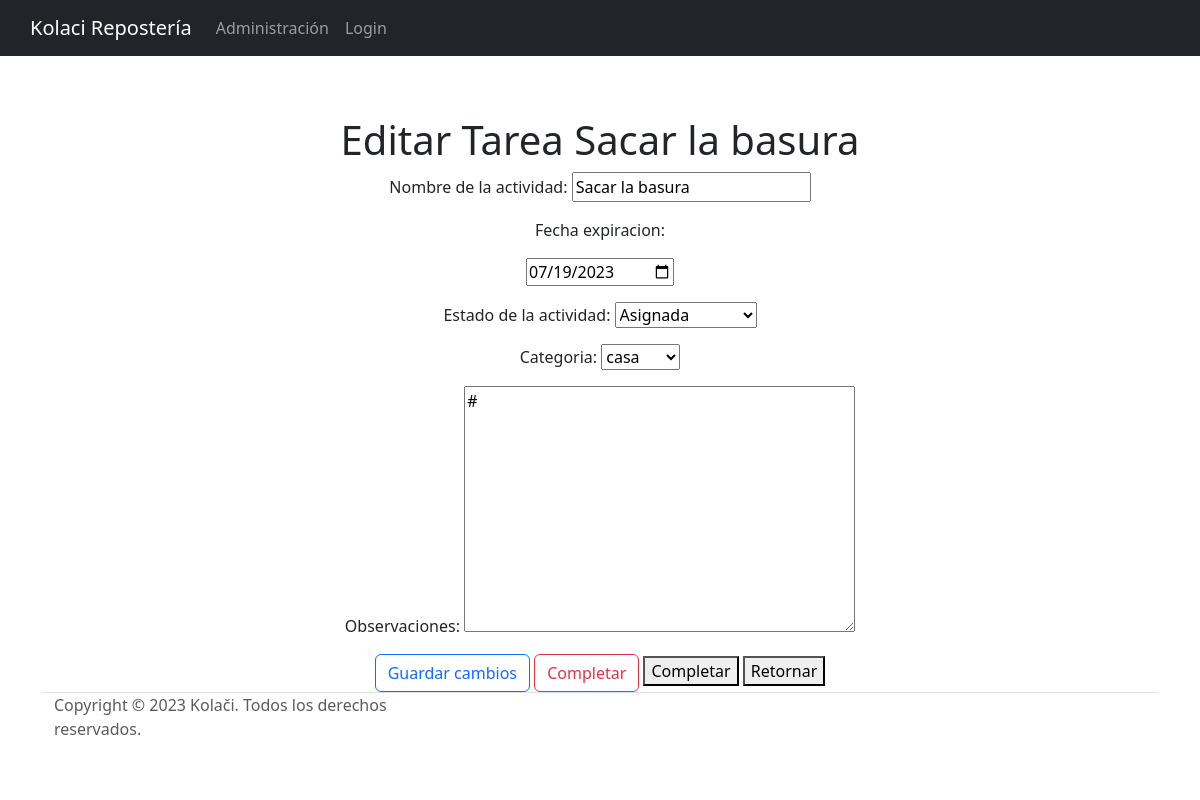
Screenshot of /tareas/1/edit/ with the database file from the repository.
### app/models.py (models this page shows, shortened)
class Tarea(models.Model):
    name = models.CharField(max_length=255, verbose_name="Nombre de la actividad")
    usuario = models.ForeignKey(User, on_delete=models.CASCADE)
    fecha_creacion = models.DateField(auto_now=True)
    fecha_expiracion = models.DateField(default=None, null=True, blank=True)
    observaciones = models.TextField(max_length=1024, null=True, blank=True)
    categoria_opciones = (
        ('trabajo', 'trabajo'),
        ('casa', 'casa'),
        ('estudio', 'estudio'),
        ('etc', 'etc'),
    )
    categoria = models.CharField(max_length=10, choices=categoria_opciones)
    estado_opciones = (
        ('asignada', 'Asignada'),
        ('vista', 'Vista'),
        ('completada', 'Completada'),
        ('en reasignación', 'En reasignación'),
        ('anulada', 'Anulada'),
    )
    estado = models.CharField(max_length=15, choices=estado_opciones, verbose_name="Estado de la actividad")

### app/views.py (the view, shortened to what this page needs)
# urls.py: path('tareas/<int:pk>/edit/', views.TareaEditView.as_view(), name='tareas-edit'),
class TareaEditView(UpdateView): #Updateview es un class-based view usado para actualizar datos
    model = Tarea #se elige el modelo
    form_class = TareaForm #se elige el formulario
    template_name = "app/edit_tarea.html" #se elige el template
    def get_object(self, queryset=None): #override del método de la clase padre.
        tarea = super().get_object(queryset) #obtiene el objeto tarea y lo asigna a esta variable
        tarea.save() #se guarda
        return tarea

### app/models.py
class TareaForm(forms.ModelForm):#heredamos de ModelForm, que genera un formulario a partir del modelo indicado en el Meta
    fecha_expiracion = forms.DateField(widget=AdminDateWidget(attrs={'type': 'date'})) #indicamos la utilización del widget del admin para elegir fecha
    class Meta:
        model = Tarea
        fields = ['name', 'fecha_expiracion', 'estado', 'categoria', 'observaciones']

### app/templates/app/edit_tarea.html (shortened to what this page needs)
{% extends "app/base.html" %}
{% block body %}
  <h1>Editar Tarea {{tarea.name}}</h1>
  <form method="post">
    {{ form.as_p }}
    <button class="btn btn-outline-primary" type="submit">Guardar cambios</button>
    <a class="btn btn-outline-danger" href="{% url 'tareas-delete' tarea.id %}" role="button">Completar</a>
    <button type="submit" name="estado" value="completada">Completar</button>
    <button type="submit" name="estado" value="vista">Retornar</button>
  </form>
{% endblock %}

### rows the page displays
Tarea: name "Sacar la basura", fecha_expiracion "07/19/2023", estado "Asignada", categoria "casa", observaciones "#"
